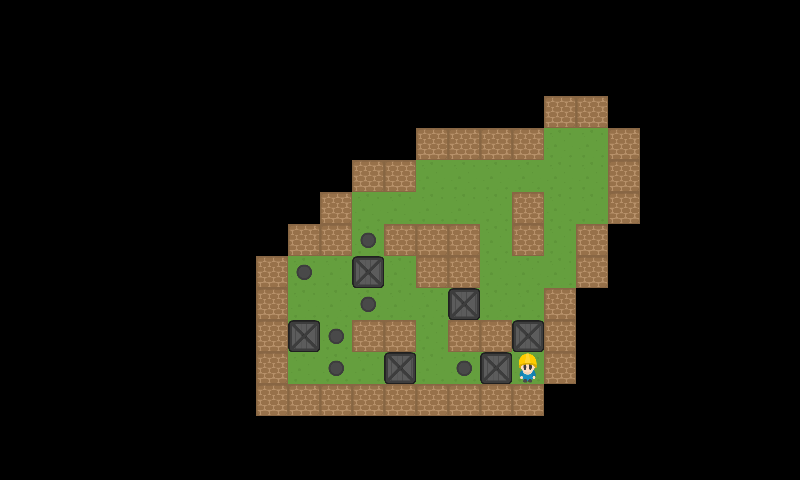

Rendered tile map (Tiled .tmx) drawn with the repository's tilesets; below, a short description and the map source with its tile grids summarised:
An orthogonal 25x15 tile map with 32x32 px tiles, 2 tile layers (StaticMap, Objetos).

<map version="1.0" orientation="orthogonal" renderorder="right-down" width="25" height="15" tilewidth="32" tileheight="32">
 <tileset firstgid="1" source="Tileset.tsx" />
 <layer name="StaticMap" width="25" height="15">
  <data>[375 cells, 88 non-empty, 2 distinct tile ids]</data>
 </layer>
 <layer name="Objetos" width="25" height="15">
  <data>[375 cells, 13 non-empty, 3 distinct tile ids]</data>
 </layer>
</map>
